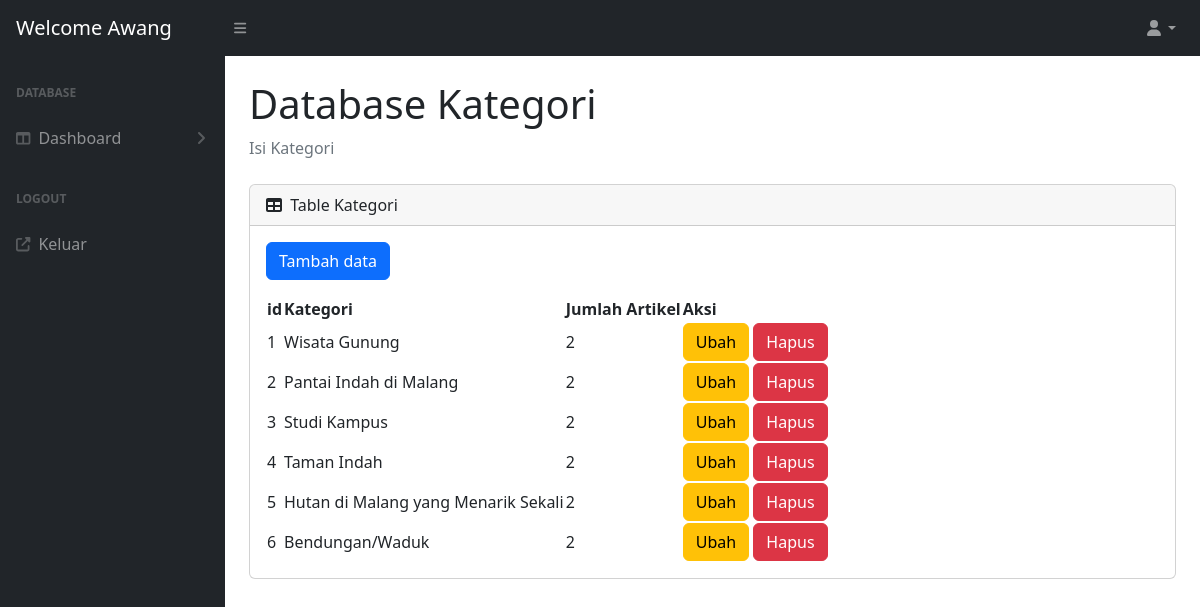
The page /administrasi/administrasi_Kategori.php (signed in) on the database its author committed.
### tables this page shows
CREATE TABLE `datakategori` (
  `id` int NOT NULL,
  `kategori` varchar(255) NOT NULL,
  `jumlahart` int NOT NULL
);

### administrasi/administrasi_Kategori.php (the view, shortened to what this page needs)
<?php
require 'koneksi.php';
$user = $_SESSION['user'];
?>
<!DOCTYPE html>
<html lang="en">
<head>
    <link href="https://cdn.jsdelivr.net/npm/simple-datatables@7.1.2/dist/style.min.css" rel="stylesheet" />
    <link href="css_L/styles.css" rel="stylesheet" />
</head>
<body class="sb-nav-fixed">
    <nav class="sb-topnav navbar navbar-expand navbar-dark bg-dark">
        <a class="navbar-brand ps-3" href="administrasi_Kategori.php">Welcome <?php echo $user ?></a>
        <button class="btn btn-link btn-sm order-1 order-lg-0 me-4 me-lg-0" id="sidebarToggle" href="#!"><i
                class="fas fa-bars"></i></button>
        <ul class="navbar-nav d-none d-md-inline-block ms-auto me-0 me-md-3 my-2 my-md-0">
            <li class="nav-item dropdown">
                <a class="nav-link dropdown-toggle" id="navbarDropdown" href="#" role="button" data-bs-toggle="dropdown"
                    aria-expanded="false"><i class="fas fa-user fa-fw"></i></a>
            </li>
        </ul>
    </nav>
    <div id="layoutSidenav">
        <div id="layoutSidenav_nav">
            <nav class="sb-sidenav accordion sb-sidenav-dark" id="sidenavAccordion">
                <div class="sb-sidenav-menu">
                    <div class="nav">
                    <div class="sb-sidenav-menu-heading">Database</div>
                        <a class="nav-link collapsed" href="#" data-bs-toggle="collapse"
                            data-bs-target="#collapseLayouts" aria-expanded="false" aria-controls="collapseLayouts">
                            <div class="sb-nav-link-icon"><i class="fas fa-columns"></i></div>
                            Dashboard
                            <div class="sb-sidenav-collapse-arrow"><i class="fas fa-angle-down"></i></div>
                        </a>
                        <div class="sb-sidenav-menu-heading">Logout</div>
                        <a class="nav-link" href="logout.php">
                            <div class="sb-nav-link-icon"><i class="fas fa-external-link-alt"></i></div>
                            Keluar
                        </a>
                    </div>
                </div>
            </nav>
        </div>
        <div id="layoutSidenav_content">
            <main>
                <div class="container-fluid px-4">
                    <h1 class="mt-4">Database Kategori</h1>
                    <ol class="breadcrumb mb-4">
                        <li class="breadcrumb-item active">Isi Kategori</li>
                    </ol>
                    <div class="card mb-4">
                        <div class="card-header">
                            <i class="fas fa-table me-1"></i>
                            Table Kategori
                        </div>
                        <div class="card-body">
                            <button type="button" class="btn btn-primary mb-3" data-bs-toggle="modal"
                                data-bs-target="#modalTambah">
                                Tambah data
                            </button>
                            <table id="datatablesSimple">
                                <thead>
                                    <tr>
                                        <th>id</th>
                                        <th>Kategori</th>
                                        <th>Jumlah Artikel</th>
                                        <th>Aksi</th>
                                    </tr>
                                </thead>
                                <tbody>
                                    <?php
                                    $sql = "SELECT * FROM datakategori";
                                    $result = mysqli_query($conn, $sql);
                                    if (mysqli_num_rows($result) > 0) {
                                        $nomor = 1;
                                        while ($row = mysqli_fetch_array($result)) {
                                            $kategori = $row['kategori'];
                                            $jumlah = $row['jumlahart'];
                                            ?>
                                            <tr>
                                                <td>
                                                    <?= $nomor++; ?>
                                                </td>
                                                <td>
                                                    <?= $kategori; ?>
                                                </td>
                                                <td>
                                                    <?= $jumlah; ?>
                                                </td>
                                                <td>
                                                    <a class="btn btn-warning" data-bs-toggle="modal" data-bs-target="#modalUbah<?= $nomor ?>">Ubah</a>
                                                    <a class="btn btn-danger" data-bs-toggle="modal" data-bs-target="#modalHapus<?= $nomor ?>">Hapus</a>
                                                </td>
                                            </tr>
                                            <?php
                                        }
                                    }
                                    ?>
                                </tbody>
                            </table>
                        </div>
                    </div>
                </div>
            </main>
        </div>
    </div>
</body>
</html>

### rows shown on the page
datakategori: kategori "Wisata Gunung", jumlahart "2"
datakategori: kategori "Pantai Indah di Malang", jumlahart "2"
datakategori: kategori "Studi Kampus", jumlahart "2"
datakategori: kategori "Taman Indah", jumlahart "2"
datakategori: kategori "Hutan di Malang yang Menarik Sekali", jumlahart "2"
datakategori: kategori "Bendungan/Waduk", jumlahart "2"

### other values the page prints
$user "Awang"
